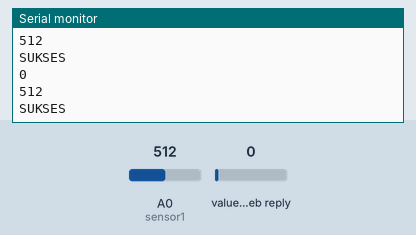
Bench run of a sketch on a simulated ESP8266 (NodeMCU). Shown: the last lines printed to the serial monitor. Inputs (shaded band) come from the test bench; at power-on: value in the web reply 0, A0 (sensor1) = 512. WiFi joins after 1.5 s; servers stay silent unless stated; web services answer with replies made up by the test bench.

Above: at 6.2 s.
6.3 s: value in the web reply set to 2
At 7.1 s:
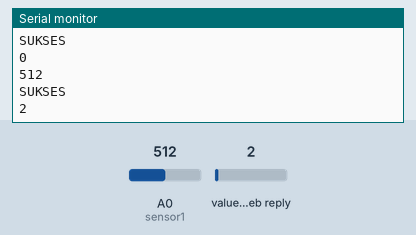
7.8 s: A0 (sensor1) set to 716
At 9.1 s:
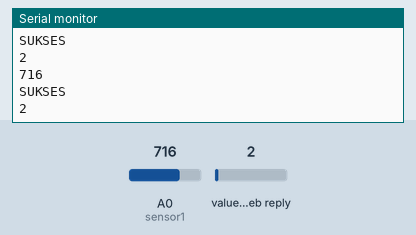
9.3 s: value in the web reply set to 25
At 10.4 s:
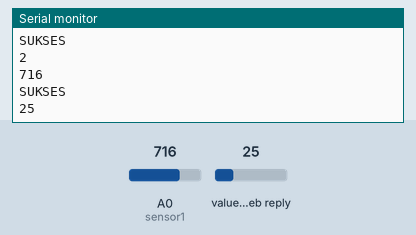
10.8 s: A0 (sensor1) set to 900
At 12.6 s:
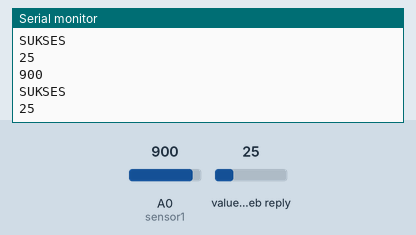
Timing chart, 0 to 13.3 s (numbered marks = the images above; inputs shaded):
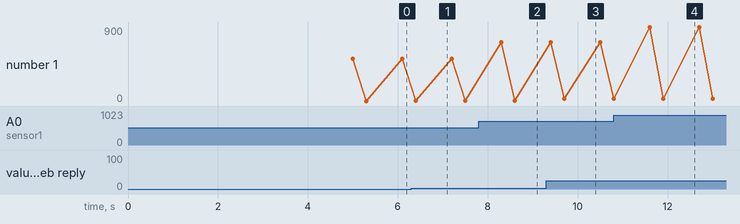

Measured:
- after the input at 6.3 s, the serial monitor: prints a new line after 0.10 s (image 1)
- after the input at 7.8 s, the serial monitor: prints a new line after 0.50 s (image 2)
- after the input at 9.3 s, the serial monitor: prints a new line after 0.40 s (image 3)
- after the input at 10.8 s, the serial monitor: prints a new line after 0.80 s (image 4)
- plotted number 1: 512 → 2 after the input at 6.3 s

The sketch:

thinkspeak_01.ino
```cpp
#include <ESP8266WiFi.h>
#include "secrets.h"
#include "ThingSpeak.h" // always include thingspeak header file after other header files and custom macros
#define sensor1 A0

int nilai;
int statusCode;

char ssid[] = SECRET_SSID;   // your network SSID (name)
char pass[] = SECRET_PASS;   // your network password
WiFiClient  client;

// Weather station channel details
unsigned long weatherStationChannelNumber = SECRET_CH_ID_WEATHER_STATION;
const char * myWriteAPIKey = SECRET_WRITE_APIKEY;
const char * myReadAPIKey = SECRET_READ_APIKEY;

void setup() {

  Serial.begin(115200);      // Initialize serial
  while (!Serial) {
    ; // wait for serial port to connect. Needed for Leonardo native USB port only
  }

  WiFi.mode(WIFI_STA);

  ThingSpeak.begin(client);  // Initialize ThingSpeak
  pinMode(sensor1, INPUT);

  // Connect or reconnect to WiFi
  if(WiFi.status() != WL_CONNECTED){
    Serial.print("Attempting to connect to SSID: ");
    Serial.println(SECRET_SSID);
    while(WiFi.status() != WL_CONNECTED){
      WiFi.begin(ssid, pass); // Connect to WPA/WPA2 network. Change this line if using open or WEP network
      Serial.print(".");
      delay(5000);
    }
    Serial.println("\nConnected");
  }
}

void loop() {
  statusCode = ThingSpeak.readMultipleFields(weatherStationChannelNumber);
  nilai= analogRead(sensor1);
  Serial.println(nilai);

    if(statusCode == 200)
    {

      Serial.println("SUKSES");
      int led = ThingSpeak.readIntField(weatherStationChannelNumber,2,myReadAPIKey); // Field 1
      Serial.println(led);
      ThingSpeak.writeField(weatherStationChannelNumber,1,nilai,myWriteAPIKey);
      delay (500);
    }
}
```

secrets.h
```cpp
#define SECRET_SSID "realme 5i"    // replace MySSID with your WiFi network name
#define SECRET_PASS "12345678"  // replace MyPassword with your WiFi password

#define SECRET_CH_ID_WEATHER_STATION 1497604             //MathWorks weather station
#define SECRET_WRITE_APIKEY "SXGQGXALEW0YQMUK"   // replace XYZ with your channel write API Key
#define SECRET_READ_APIKEY "WWF1R1L6KLPVZREE"
```
